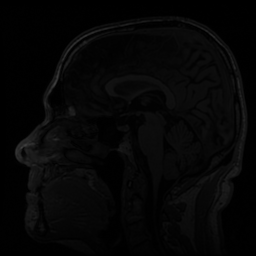
#> input picture sample.png, 256 x 256 px
$ python -i FilterDCM.py   (imports and definitions only)
#> lines starting #> are read from the running program, lines starting #| are printed output that depends on the picture; after the words box and inside, x2 and y2 are one past the last pixel; in counts of white or black regions, pixels touching at a corner belong together
#> further down, picture is the input picture: shape (256, 256, 3); min 0, max 63, mean 5.7
import numpy as np
import cv2
import pydicom as dicom
import glob
from sklearn.cluster import KMeans
from PIL import Image as im

# ds=dicom.dcmread('sample.dcm')
# dcmpng=im.fromarray(ds.pixel_array)
# dcmpng.save('sample.png')


def preprocessing (img):
    RGB = cv2.cvtColor (img,cv2.COLOR_BGR2RGB)
    Ig = RGB[:, :, 2]
    [w,h] = np.shape (Ig)
#> w = 256; h = 256
    r = 1200.0/Ig.shape[1]
#> r = 4.69
    dim=(1200,int(Ig.shape[0]*r))
#> dim = (1200, 1200)
    rz = cv2.resize(Ig,dim,interpolation=cv2.INTER_AREA)
    g = 0.2 * (np.log(1 + np.float32(rz)))
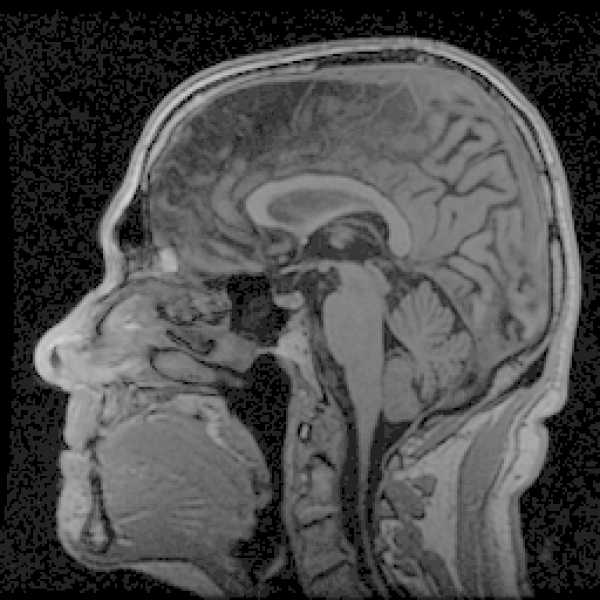
#> g: shape (1200, 1200) float32 (shown at 1/2 size); min 0, max 0.832, mean 0.293
    cvuint = cv2.convertScaleAbs(g)
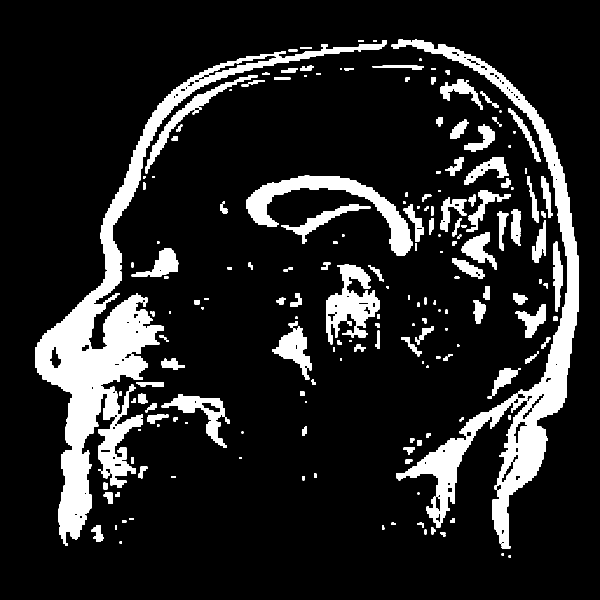
#> cvuint: shape (1200, 1200) (shown at 1/2 size); values 0 (black) and 1 (white), 13.8% white; 190 white regions (15 under 20 px), largest, box (x1, y1, x2, y2) and area: (70, 80, 773, 1092) 72109, (783, 79, 1158, 1097) 49885, (492, 351, 825, 511) 12479
    ret, th = cv2.threshold(cvuint, 0, 255, cv2.THRESH_OTSU)
#> ret = 0
    ret1,th1 = cv2.threshold(Ig,0,255,cv2.THRESH_OTSU)
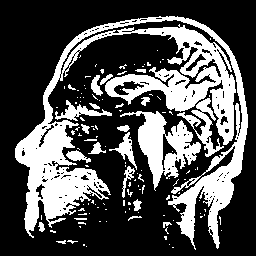
#> th1: shape (256, 256); 31.7% white; 130 white regions (106 under 20 px), largest, box (x1, y1, x2, y2) and area: (15, 16, 248, 250) 15323, (120, 111, 201, 191) 2417, (177, 98, 224, 157) 752
#> ret1 = 7
    kernel = cv2.getStructuringElement(cv2.MORPH_ELLIPSE, (35,35))
    cls = cv2.morphologyEx(th, cv2.MORPH_OPEN, kernel)
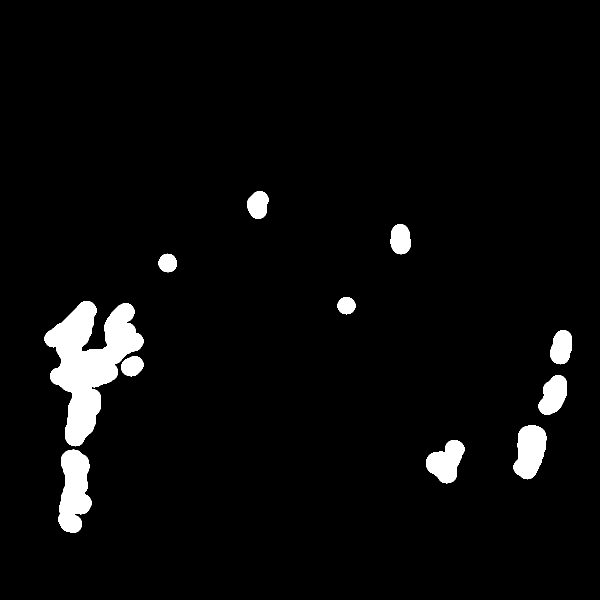
#> cls: shape (1200, 1200) (shown at 1/2 size); 3.9% white; 11 white regions, largest, box (x1, y1, x2, y2) and area: (89, 602, 287, 893) 26945, (117, 899, 183, 1066) 7867, (1027, 850, 1093, 959) 5190
    Im = cls*rz # the mask with resize image
    # cv2.imwrite('mynew.jpg', mask)
    return (Im,th,th1,cls,g,RGB)

path_dir = glob.glob('sample.png')
# [20 lines not run here, left out]
# [7 lines of commented-out code are left out]

>>> import cv2
>>> picture = cv2.imread('../sample.png')
>>> result = preprocessing(picture)
#> result = 6 items
